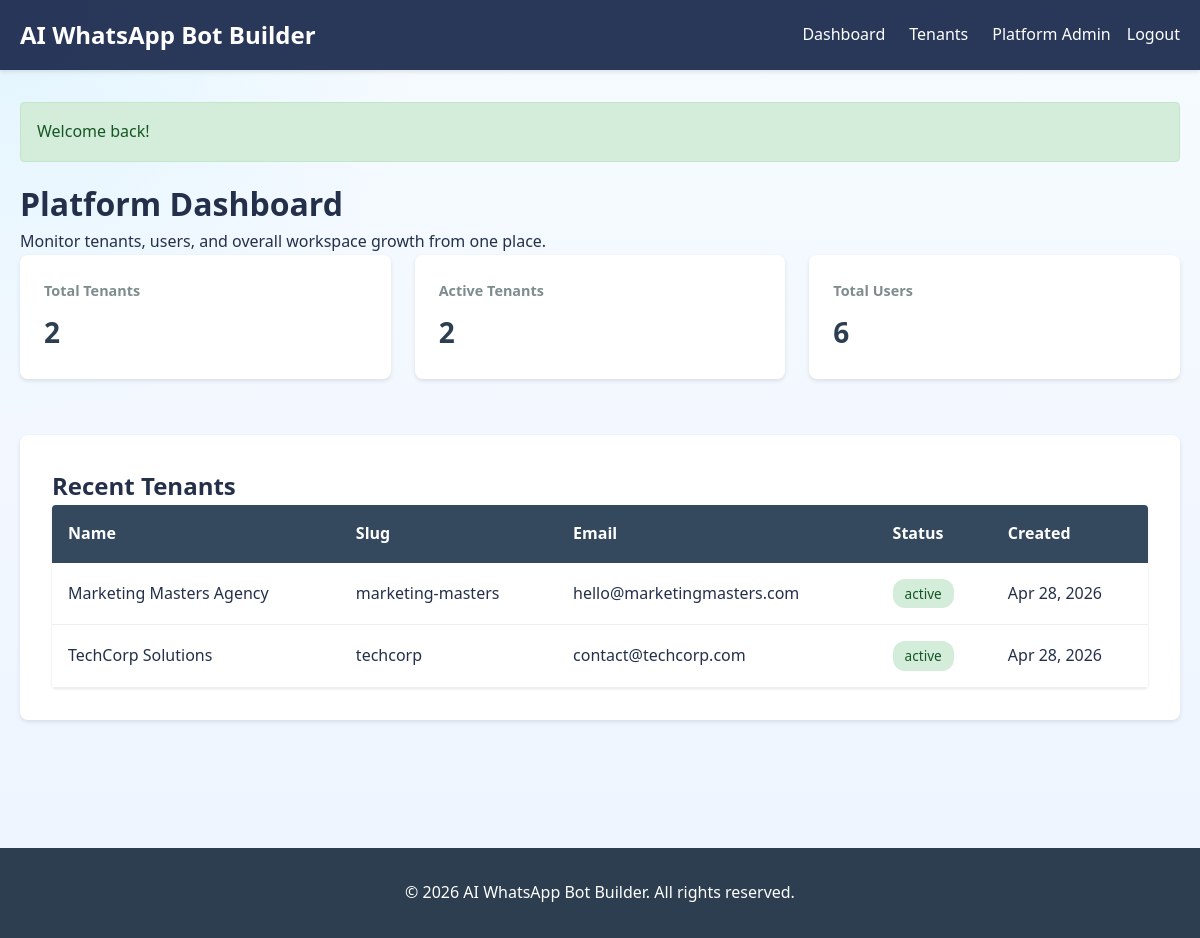
The app's page /dashboard (signed in) with its own data.
### tables this page shows
CREATE TABLE `users` (
  `id` int(11) NOT NULL AUTO_INCREMENT,
  `tenant_id` int(11) DEFAULT NULL,
  `name` varchar(255) NOT NULL,
  `email` varchar(255) NOT NULL,
  `password` varchar(255) NOT NULL,
  `role` enum('platform_admin','tenant_admin','agent','developer') NOT NULL DEFAULT 'agent',
  `status` enum('active','inactive') NOT NULL DEFAULT 'active',
  `last_login_at` datetime DEFAULT NULL,
  `created_at` datetime NOT NULL,
  `updated_at` datetime NOT NULL,
  PRIMARY KEY (`id`),
  UNIQUE KEY `unique_email` (`email`),
  KEY `idx_tenant_id` (`tenant_id`),
  KEY `idx_role` (`role`),
  KEY `idx_status` (`status`),
  CONSTRAINT `fk_users_tenant` FOREIGN KEY (`tenant_id`) REFERENCES `tenants` (`id`) ON DELETE CASCADE
);

CREATE TABLE `tenants` (
  `id` int(11) NOT NULL AUTO_INCREMENT,
  `name` varchar(255) NOT NULL,
  `slug` varchar(100) NOT NULL,
  `email` varchar(255) NOT NULL,
  `phone` varchar(50),
  `logo` varchar(255),
  `industry` varchar(100),
  `timezone` varchar(50) NOT NULL DEFAULT 'UTC',
  `status` enum('active','suspended','cancelled') NOT NULL DEFAULT 'active',
  `created_at` datetime NOT NULL,
  `updated_at` datetime NOT NULL,
  PRIMARY KEY (`id`),
  UNIQUE KEY `unique_slug` (`slug`),
  KEY `idx_status` (`status`)
);

### app/views/dashboard/platform.php (the view)
<div class="dashboard">
    <h1>Platform Dashboard</h1>
    <p>Monitor tenants, users, and overall workspace growth from one place.</p>
    <div class="stats-grid">
        <div class="stat-card">
            <h3>Total Tenants</h3>
            <p class="stat-number"><?php echo (int) $stats['total_tenants']; ?></p>
        </div>
        <div class="stat-card">
            <h3>Active Tenants</h3>
            <p class="stat-number"><?php echo (int) $stats['active_tenants']; ?></p>
        </div>
        <div class="stat-card">
            <h3>Total Users</h3>
            <p class="stat-number"><?php echo (int) $stats['total_users']; ?></p>
        </div>
    </div>
    <div class="section">
        <h2>Recent Tenants</h2>
        <?php if (!empty($recentTenants)): ?>
        <table class="data-table">
            <thead>
                <tr>
                    <th>Name</th>
                    <th>Slug</th>
                    <th>Email</th>
                    <th>Status</th>
                    <th>Created</th>
                </tr>
            </thead>
            <tbody>
                <?php foreach ($recentTenants as $tenant): ?>
                <tr>
                    <td><?php echo View::e($tenant['name']); ?></td>
                    <td><?php echo View::e($tenant['slug']); ?></td>
                    <td><?php echo View::e($tenant['email']); ?></td>
                    <td>
                        <span class="badge badge-<?php echo View::e($tenant['status']); ?>">
                            <?php echo View::e($tenant['status']); ?>
                        </span>
                    </td>
                    <td><?php echo View::e(date('M d, Y', strtotime($tenant['created_at']))); ?></td>
                </tr>
                <?php endforeach; ?>
            </tbody>
        </table>
        <?php else: ?>
        <p>No tenants found yet.</p>
        <?php endif; ?>
    </div>
</div>

### app/core/Router.php (shortened to what the rows shown need)
<?php
class Router {
    private $routes = [];
    private function addRoute($method, $path, $handler, $middleware = []) {
        $this->routes[] = [
            'method' => $method,
            'path' => $path,
            'handler' => $handler,
            'middleware' => $middleware
        ];
    }
    public function dispatch() {
        $requestMethod = $_SERVER['REQUEST_METHOD'];
        $requestUri = parse_url($_SERVER['REQUEST_URI'], PHP_URL_PATH);
        foreach ($this->routes as $route) {
            if ($route['method'] === $requestMethod && $this->matchRoute($route['path'], $requestUri, $params)) {
                $this->handleRoute($route, $params);
                return;
            }
        }
    }
    private function matchRoute($pattern, $uri, &$params) {
        $params = [];
        $regex = preg_replace('/\{([a-zA-Z0-9_]+)\}/', '([^/]+)', $pattern);
        $regex = '#^' . $regex . '$#';
        if (preg_match($regex, $uri, $matches)) {
            preg_match_all('/\{([a-zA-Z0-9_]+)\}/', $pattern, $paramNames);
            for ($i = 0; $i < count($paramNames[1]); $i++) {
                $params[$paramNames[1][$i]] = $matches[$i + 1];
            }
            return true;
        }
        return false;
    }
    private function handleRoute($route, $params) {
        list($controllerName, $method) = explode('@', $route['handler']);
        $controller = new $controllerName();
        call_user_func_array([$controller, $method], $params);
    }
}

### app/views/layouts/layout.php (shortened to what the rows shown need)
<?php
$user = isset($user) ? $user : (new Auth())->user();
$session = new Session();
$flash = $session->getAllFlash();
?>
<!DOCTYPE html>
<html lang="en">
<head>
    <link rel="stylesheet" href="/assets/css/style.css">
</head>
<body>
    <?php if ($user): ?>
    <nav class="navbar">
        <div class="container">
            <div class="nav-brand">
                <a href="/dashboard">AI WhatsApp Bot Builder</a>
            </div>
            <ul class="nav-menu">
                <li><a href="/dashboard">Dashboard</a></li>
                <?php if ($user['role'] !== 'platform_admin'): ?>
                <li><a href="/bots">Bots</a></li>
                <li><a href="/channels">Channels</a></li>
                <li><a href="/inbox">Inbox</a></li>
                <li><a href="/contacts">Contacts</a></li>
                <li><a href="/knowledge-base">Knowledge Base</a></li>
                <li><a href="/templates">Templates</a></li>
                <li><a href="/broadcasts">Broadcasts</a></li>
                <li><a href="/analytics">Analytics</a></li>
                <?php if (in_array($user['role'], ['tenant_admin', 'developer'])): ?>
                <li><a href="/webhooks">Webhooks</a></li>
                <li><a href="/settings/api-keys">API</a></li>
                <?php endif; ?>
                <?php if ($user['role'] === 'tenant_admin'): ?>
                <li><a href="/users">Users</a></li>
                <li><a href="/subscription">Subscription</a></li>
                <li><a href="/billing">Billing</a></li>
                <?php endif; ?>
                <li><a href="/settings">Settings</a></li>
                <?php else: ?>
                <li><a href="/tenants">Tenants</a></li>
                <?php endif; ?>
                <li class="user-menu">
                    <span><?php echo View::e($user['name']); ?></span>
                    <a href="/logout">Logout</a>
                </li>
            </ul>
        </div>
    </nav>
    <?php endif; ?>
    <main class="main-content">
        <div class="container">
            <?php if (!empty($flash)): ?>
                <?php foreach ($flash as $type => $message): ?>
                    <div class="alert alert-<?php echo View::e($type); ?>">
                        <?php echo View::e($message); ?>
                    </div>
                <?php endforeach; ?>
            <?php endif; ?>
            <?php echo $content; ?>
        </div>
    </main>
    <footer class="footer">
        <div class="container">
            <p>&copy; <?php echo date('Y'); ?> AI WhatsApp Bot Builder. All rights reserved.</p>
        </div>
    </footer>
</body>
</html>

### records on screen
users: name "Platform Admin", role "platform_admin" (drawn)
tenants: name "Marketing Masters Agency", slug "marketing-masters", email "hello@marketingmasters.com", status "active", created_at "Apr 28, 2026"
tenants: name "TechCorp Solutions", slug "techcorp", email "contact@techcorp.com", status "active", created_at "Apr 28, 2026"

### other values on screen
View::e($message) "Welcome back!"
$stats['total_tenants'] "2"
$stats['active_tenants'] "2"
$stats['total_users'] "6"
